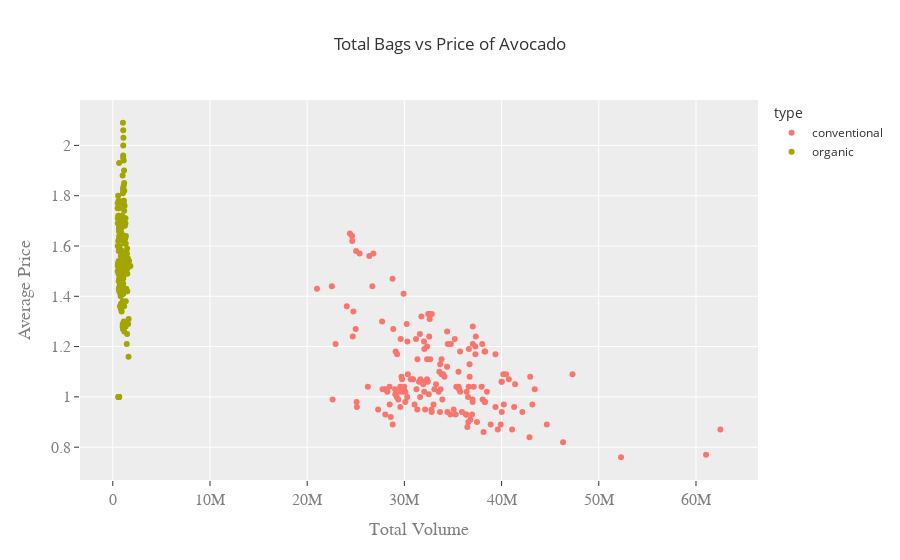

Notebook cell for this chart:
### Code cell
fig = px.scatter(usa, x = 'Total Volume', y = 'AveragePrice', color = 'type', 
                 title = 'Total Bags vs Price of Avocado',
                 template = 'ggplot2', labels = {'AveragePrice' : 'Average Price'})

fig.update_xaxes(title_font = {'size' : 18, 'family' : 'Courier', 'color' : 'gray'},
                 tickfont = {'size' : 16, 'family' : 'Courier', 'color' : 'gray'})

fig.update_yaxes(title_font = {'size' : 18, 'family' : 'Courier', 'color' : 'gray'},
                 tickfont = {'size' : 16, 'family' : 'Courier', 'color' : 'gray'})

fig.show()

### Figure 1 — Plotly figure (JSON) as saved in the notebook; plotly's stock layout.template omitted (floating-point values rounded to 4 significant figures; data arrays with more than 128 entries replaced by an {"elided": "..."} marker saying what was removed)
{"data": [{"hovertemplate": "type=conventional<br>Total Volume=%{x}<br>Average Price=%{y}<extra></extra>", "legendgroup": "conventional", "marker": {"color": "#F8766D", "symbol": "circle"}, "mode": "markers", "name": "conventional", "orientation": "v", "showlegend": true, "type": "scatter", "x": {"elided": "169 float values"}, "xaxis": "x", "y": {"elided": "169 float values"}, "yaxis": "y"}, {"hovertemplate": "type=organic<br>Total Volume=%{x}<br>Average Price=%{y}<extra></extra>", "legendgroup": "organic", "marker": {"color": "#A3A500", "symbol": "circle"}, "mode": "markers", "name": "organic", "orientation": "v", "showlegend": true, "type": "scatter", "x": {"elided": "169 float values"}, "xaxis": "x", "y": {"elided": "169 float values"}, "yaxis": "y"}], "layout": {"legend": {"title": {"text": "type"}, "tracegroupgap": 0}, "title": {"text": "Total Bags vs Price of Avocado"}, "xaxis": {"anchor": "y", "domain": [0, 1], "tickfont": {"color": "gray", "family": "Courier", "size": 16}, "title": {"font": {"color": "gray", "family": "Courier", "size": 18}, "text": "Total Volume"}}, "yaxis": {"anchor": "x", "domain": [0, 1], "tickfont": {"color": "gray", "family": "Courier", "size": 16}, "title": {"font": {"color": "gray", "family": "Courier", "size": 18}, "text": "Average Price"}}}}
